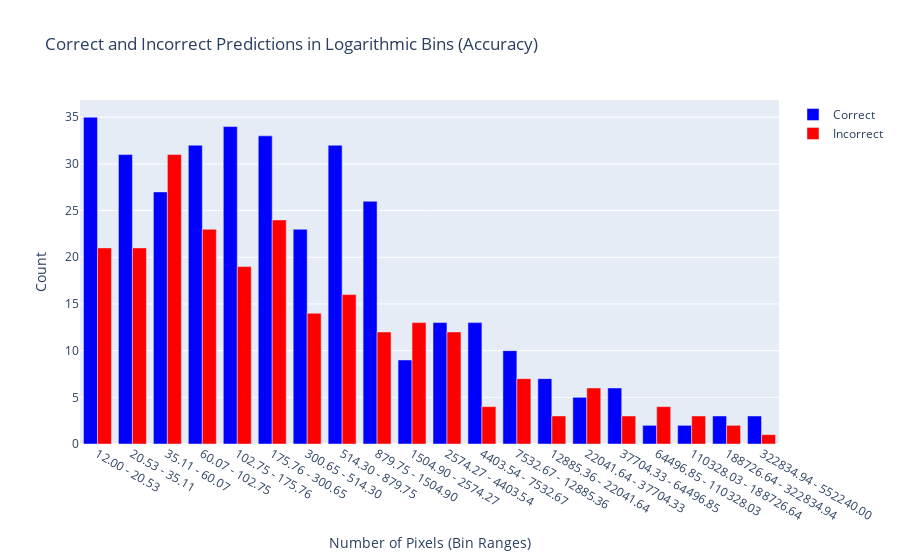

The notebook cell saved with this chart:
### Code cell
correct_pixel_counts = [count for count, accuracy in zip(pixel_counts_accuracies, accuracies) if accuracy]

# Incorrect predictions
incorrect_pixel_counts = [count for count, accuracy in zip(pixel_counts_accuracies, accuracies) if not accuracy]

# Create logarithmic bins with uniform width in log space
log_bins = np.geomspace(min(pixel_counts_accuracies), max(pixel_counts_accuracies), num=21)

# Digitize/bucket the pixel counts into these bins for correct and incorrect predictions
correct_binned = np.digitize(correct_pixel_counts, bins=log_bins)
incorrect_binned = np.digitize(incorrect_pixel_counts, bins=log_bins)

# Count occurrences in each bin
correct_counts = [list(correct_binned).count(i) for i in range(1, len(log_bins))]
incorrect_counts = [list(incorrect_binned).count(i) for i in range(1, len(log_bins))]

# Create the bar graph with uniform width bars in log space
fig = go.Figure()

# Helper function to convert bins to strings for better labeling
def format_bins(bins):
    labels = []
    for i in range(len(bins)-1):
        labels.append(f"{bins[i]:.2f} - {bins[i+1]:.2f}")
    return labels

bin_labels = format_bins(log_bins)

# Add correct predictions bars
fig.add_trace(go.Bar(
    x=bin_labels,
    y=correct_counts,
    name='Correct',
    marker_color='Blue'
))

# Add incorrect predictions bars
fig.add_trace(go.Bar(
    x=bin_labels,
    y=incorrect_counts,
    name='Incorrect',
    marker_color='Red'
))

# Update the layout to display the bin ranges correctly
fig.update_layout(
    title='Correct and Incorrect Predictions in Logarithmic Bins (Accuracy)',
    xaxis_title='Number of Pixels (Bin Ranges)',
    xaxis={'type':'category'},
    yaxis_title='Count',
    barmode='group'
)

# Calculate accuracy
accuracy = sum(accuracies) / len(accuracies)
print(f'Accuracy: {accuracy:.2%}')

# Show the figure
fig.show()

### Figure 1 — Plotly figure (JSON) as saved in the notebook; plotly's stock layout.template omitted (floating-point values rounded to 4 significant figures)
{"data": [{"marker": {"color": "Blue"}, "name": "Correct", "type": "bar", "x": ["12.00 - 20.53", "20.53 - 35.11", "35.11 - 60.07", "60.07 - 102.75", "102.75 - 175.76", "175.76 - 300.65", "300.65 - 514.30", "514.30 - 879.75", "879.75 - 1504.90", "1504.90 - 2574.27", "2574.27 - 4403.54", "4403.54 - 7532.67", "7532.67 - 12885.36", "12885.36 - 22041.64", "22041.64 - 37704.33", "37704.33 - 64496.85", "64496.85 - 110328.03", "110328.03 - 188726.64", "188726.64 - 322834.94", "322834.94 - 552240.00"], "y": [35, 31, 27, 32, 34, 33, 23, 32, 26, 9, 13, 13, 10, 7, 5, 6, 2, 2, 3, 3]}, {"marker": {"color": "Red"}, "name": "Incorrect", "type": "bar", "x": ["12.00 - 20.53", "20.53 - 35.11", "35.11 - 60.07", "60.07 - 102.75", "102.75 - 175.76", "175.76 - 300.65", "300.65 - 514.30", "514.30 - 879.75", "879.75 - 1504.90", "1504.90 - 2574.27", "2574.27 - 4403.54", "4403.54 - 7532.67", "7532.67 - 12885.36", "12885.36 - 22041.64", "22041.64 - 37704.33", "37704.33 - 64496.85", "64496.85 - 110328.03", "110328.03 - 188726.64", "188726.64 - 322834.94", "322834.94 - 552240.00"], "y": [21, 21, 31, 23, 19, 24, 14, 16, 12, 13, 12, 4, 7, 3, 6, 3, 4, 3, 2, 1]}], "layout": {"barmode": "group", "title": {"text": "Correct and Incorrect Predictions in Logarithmic Bins (Accuracy)"}, "xaxis": {"title": {"text": "Number of Pixels (Bin Ranges)"}, "type": "category"}, "yaxis": {"title": {"text": "Count"}}}}
